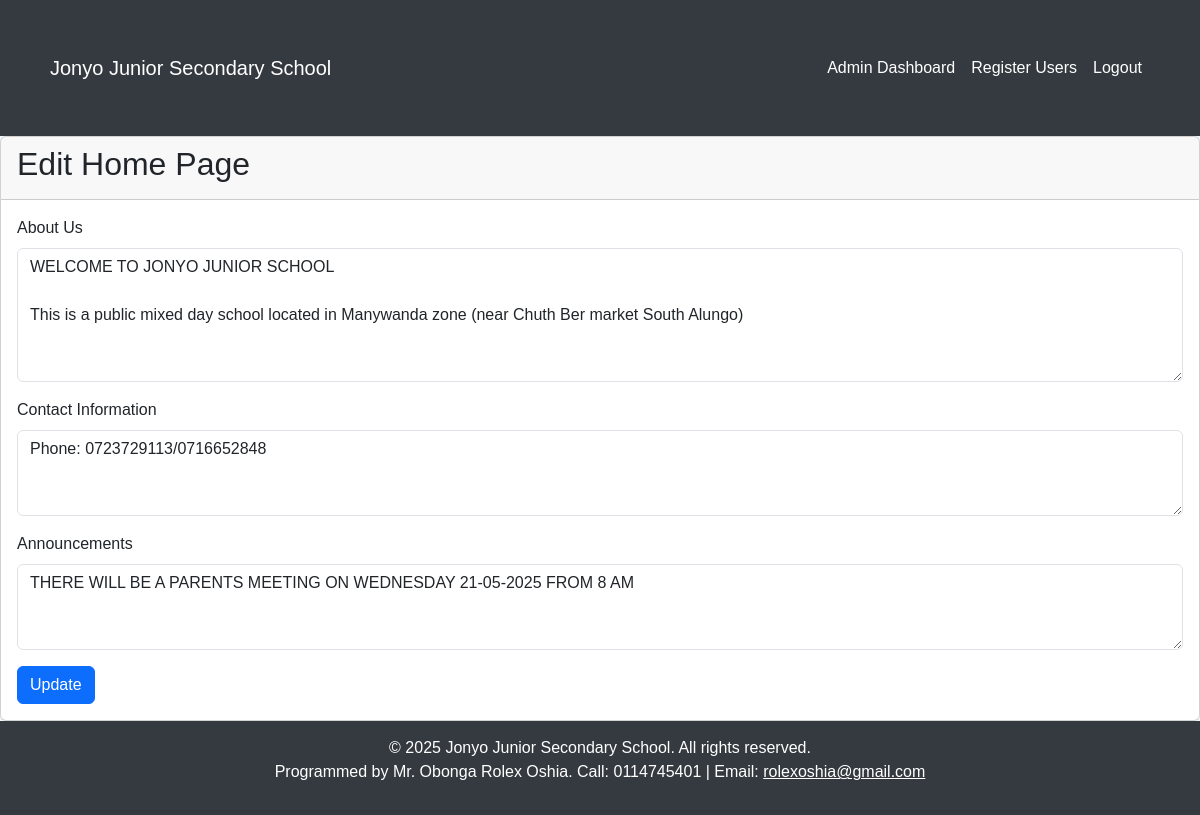
The page /edit_home (signed in) on the database its author committed.
### tables this page shows
CREATE TABLE school_info (
        id INTEGER PRIMARY KEY AUTOINCREMENT,
        about TEXT,
        contact TEXT,
        announcement TEXT
    );

### app.py (the view, shortened to what this page needs)
@app.route('/edit_home', methods=['GET', 'POST'])
def edit_home():
    if 'role' not in session or session['role'] != 'admin':
        return redirect(url_for('login'))
    conn = sqlite3.connect('jonyo_school.db')
    c = conn.cursor()
    c.execute("SELECT about, contact, announcement FROM school_info WHERE id=1")
    info = c.fetchone()
    conn.close()
    return render_template('edit_home.html', about=info[0] if info else '', contact=info[1] if info else '', announcement=info[2] if info else '')

### app.py (called while the page is built, shortened)
@app.context_processor
def inject_tokens():
    delete_token = hashlib.md5(f"{current_user.id if current_user.is_authenticated else 'guest'}{app.config['SECRET_KEY']}{int(time.time())//3600}".encode()).hexdigest()
    return dict(delete_token=delete_token, csrf_token=lambda: session.get('csrf_token', ''))

@login_manager.user_loader
def load_user(user_id):
    try:
        conn = sqlite3.connect('jonyo_school.db')
        c = conn.cursor()
        c.execute("SELECT id, username, role, full_name FROM users WHERE id=?", (user_id,))
        user_data = c.fetchone()
        if user_data:
            session['role'] = user_data[2]
            session['full_name'] = user_data[3]
            conn.close()
            return User(user_data[0], user_data[1], user_data[2], user_data[3])
    except sqlite3.Error as e:
        logging.error(f"Database error in load_user for user_id {user_id}: {str(e)}")
        return None

### templates/edit_home.html (shortened to what this page needs)
{% extends "base.html" %}
{% block content %}
<div class="card">
    <div class="card-header">
        <h2>Edit Home Page</h2>
    </div>
    <div class="card-body">
        <form method="POST">
            <div class="mb-3">
                <label for="about" class="form-label">About Us</label>
                <textarea class="form-control" id="about" name="about" rows="5">{{ about }}</textarea>
            </div>
            <div class="mb-3">
                <label for="contact" class="form-label">Contact Information</label>
                <textarea class="form-control" id="contact" name="contact" rows="3">{{ contact }}</textarea>
            </div>
            <div class="mb-3">
                <label for="announcement" class="form-label">Announcements</label>
                <textarea class="form-control" id="announcement" name="announcement" rows="3">{{ announcement }}</textarea>
            </div>
            <button type="submit" class="btn btn-primary">Update</button>
        </form>
    </div>
</div>
{% endblock %}

### templates/base.html (style rules this page uses)
body { background-color: #f0f8ff; font-family: Arial, sans-serif; }

### rows shown on the page
school_info: about "WELCOME TO JONYO JUNIOR SCHOOL This is a public mixed day school located in Manywanda zone (near Chuth Ber market South Alungo)", contact "Phone: 0723729113/0716652848", announcement "THERE WILL BE A PARENTS MEETING ON WEDNESDAY 21-05-2025 FROM 8 AM"

### other values the page prints
{{ current_year|default(2025) }} "2025"
